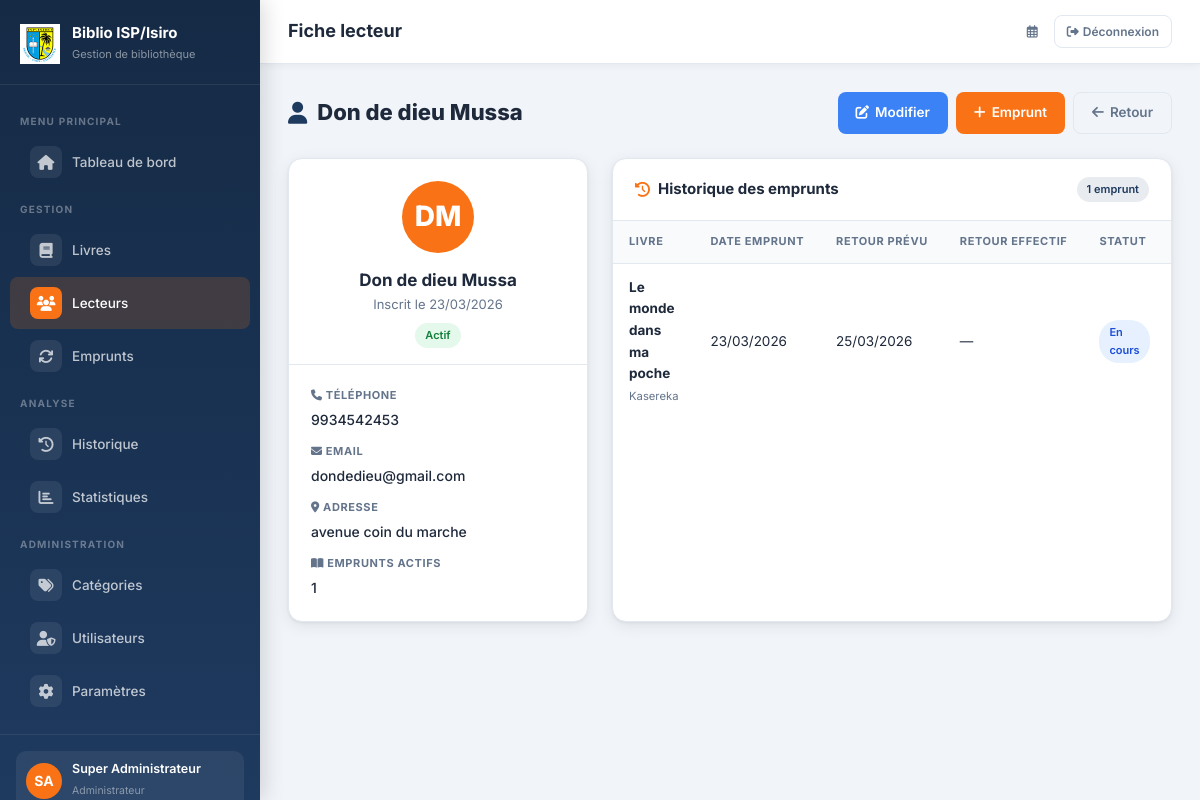
Before: /lecteurs/10/ (signed in) with the older database file.
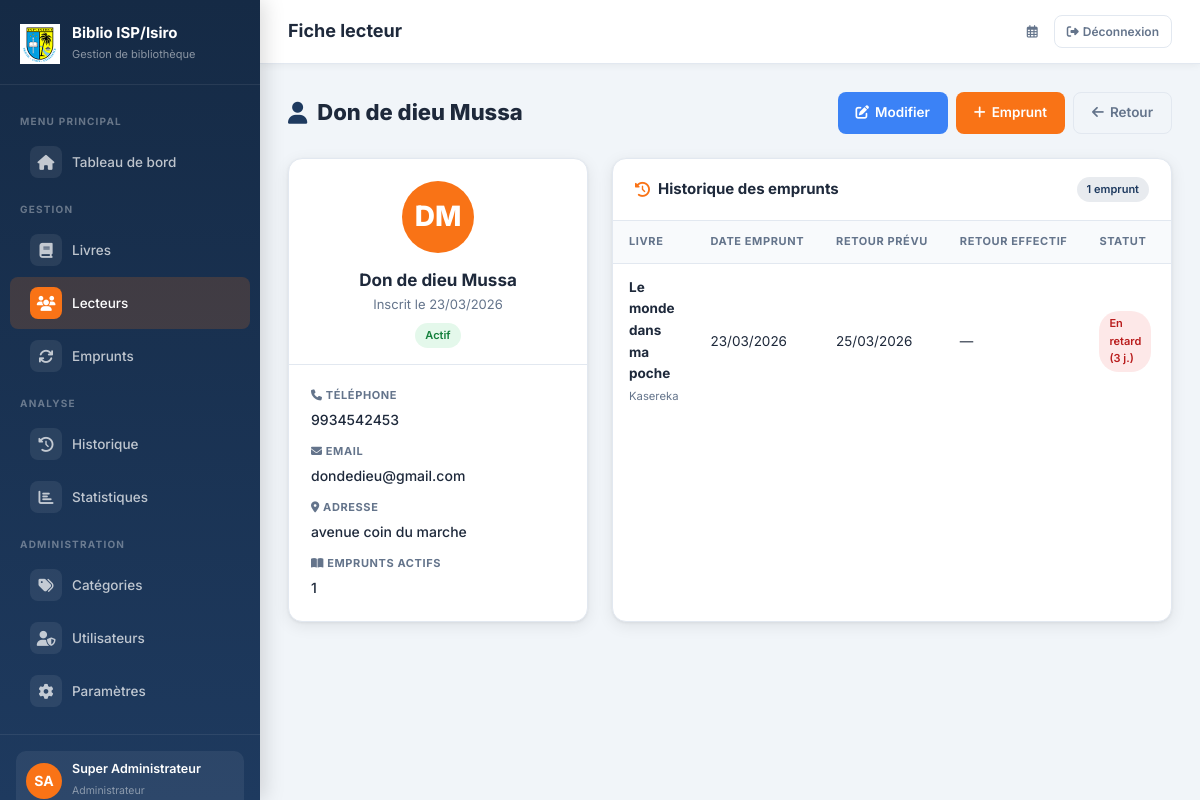
After: the same page with the newer database file.
### bibliotheque/models.py (models this page shows, shortened)
class Emprunt(models.Model):
    STATUT_CHOICES = [
        ('en_cours', 'En cours'),
        ('retourne', 'Retourné'),
        ('en_retard', 'En retard'),
    ]
    lecteur = models.ForeignKey(Lecteur, on_delete=models.CASCADE, related_name='emprunts')
    livre = models.ForeignKey(Livre, on_delete=models.CASCADE, related_name='emprunts')
    date_emprunt = models.DateField(default=timezone.now)
    date_retour_prevue = models.DateField()
    date_retour_effective = models.DateField(null=True, blank=True)
    statut = models.CharField(max_length=20, choices=STATUT_CHOICES, default='en_cours')
    notes = models.TextField(blank=True)
    penalite = models.DecimalField(max_digits=8, decimal_places=2, default=0)
    enregistre_par = models.ForeignKey(
        Utilisateur, on_delete=models.SET_NULL, null=True, blank=True, related_name='emprunts_geres'
    )
    def jours_retard(self):
        if self.statut == 'retourne' and self.date_retour_effective:
            delta = self.date_retour_effective - self.date_retour_prevue
        else:
            from datetime import date
            delta = date.today() - self.date_retour_prevue
        return max(0, delta.days)
    class Meta:
        verbose_name = 'Emprunt'
        verbose_name_plural = 'Emprunts'
        ordering = ['-date_emprunt']

class Livre(models.Model):
    titre = models.CharField(max_length=200)
    auteur = models.CharField(max_length=200)
    categorie = models.ForeignKey(Categorie, on_delete=models.SET_NULL, null=True, blank=True, related_name='livres')
    isbn = models.CharField(max_length=20, blank=True)
    annee_publication = models.IntegerField(null=True, blank=True)
    editeur = models.CharField(max_length=150, blank=True)
    quantite_totale = models.PositiveIntegerField(default=1)
    quantite_disponible = models.PositiveIntegerField(default=1)
    description = models.TextField(blank=True)
    date_ajout = models.DateTimeField(auto_now_add=True)
    class Meta:
        verbose_name = 'Livre'
        verbose_name_plural = 'Livres'
        ordering = ['titre']

### bibliotheque/views.py (the view)
# urls.py: path('lecteurs/<int:pk>/', views.detail_lecteur, name='detail_lecteur'),
@gestionnaire_ou_admin_required
def detail_lecteur(request, pk):
    lecteur = get_object_or_404(Lecteur, pk=pk)
    emprunts = lecteur.emprunts.select_related('livre').order_by('-date_emprunt')
    return render(request, 'bibliotheque/lecteurs/detail.html', {'lecteur': lecteur, 'emprunts': emprunts})

### bibliotheque/models.py (called while the page is built)
    def est_admin(self):
        return self.role == 'admin'

    def nom_complet(self):
        return f"{self.prenom} {self.nom}"

    def emprunts_en_cours(self):
        return self.emprunts.filter(statut__in=['en_cours', 'en_retard']).count()

### bibliotheque/templates/bibliotheque/lecteurs/detail.html (shortened to what the changed rows need)
{% extends 'bibliotheque/base.html' %}
{% block content %}
<div class="page-header">
  <h1><i class="fas fa-user" style="color:var(--primary)"></i> {{ lecteur.nom_complet }}</h1>
</div>
<div style="display:grid;grid-template-columns:300px 1fr;gap:24px;">
  <div class="card">
    <div class="table-wrapper">
      <table>
        <thead>
          <tr>
            <th>Livre</th>
            <th>Date emprunt</th>
            <th>Retour prévu</th>
            <th>Retour effectif</th>
            <th>Statut</th>
            <th>Pénalité</th>
          </tr>
        </thead>
        <tbody>
          {% for emp in emprunts %}
          <tr>
            <td><strong>{{ emp.livre.titre }}</strong><br><small style="color:var(--text-muted)">{{ emp.livre.auteur }}</small></td>
            <td>{{ emp.date_emprunt|date:"d/m/Y" }}</td>
            <td>{{ emp.date_retour_prevue|date:"d/m/Y" }}</td>
            <td>{{ emp.date_retour_effective|date:"d/m/Y"|default:"—" }}</td>
            <td>
              {% if emp.statut == 'en_cours' %}<span class="badge badge-info">En cours</span>
              {% elif emp.statut == 'retourne' %}<span class="badge badge-success">Retourné</span>
              {% elif emp.statut == 'en_retard' %}<span class="badge badge-danger">En retard ({{ emp.jours_retard }} j.)</span>{% endif %}
            </td>
            <td>
            </td>
          </tr>
          {% empty %}
          <tr><td colspan="7">
            <div class="empty-state" style="padding:30px">
              <p><i class="fas fa-info-circle"></i> Aucun emprunt enregistré pour ce lecteur.</p>
            </div>
          </td></tr>
          {% endfor %}
        </tbody>
      </table>
    </div>
  </div>
</div>
{% endblock %}

Changed rows visible on the page:
changed Emprunt "Le monde dans ma poche": jours_retard (not shown) → "3"; statut "En cours" → "En retard ( j.)"
